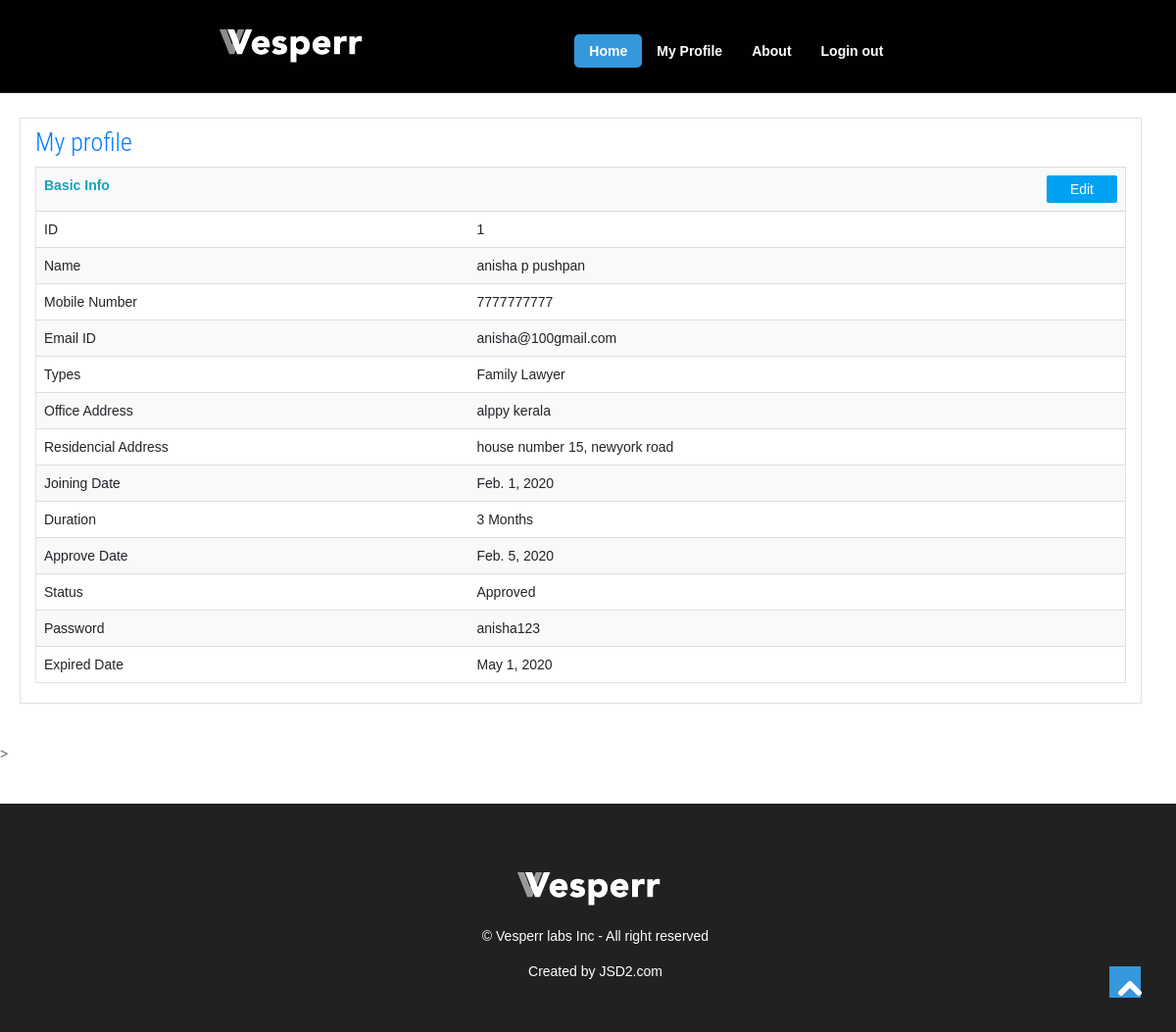
The app's page /profileview/ (signed in) with its own data.
### tba_app/models.py (models this page shows)
class registration(models.Model):
    name=models.CharField(max_length=20)
    mobileno=models.CharField(max_length=12)
    emailid=models.EmailField()
    types=models.CharField(max_length=20)
    officeadd=models.CharField(max_length=30)
    residenceadd=models.CharField(max_length=30)
    joiningdate=models.DateField()
    duration=models.CharField(max_length=20)
    approvedate=models.DateField(null=True,blank=True)
    status=models.CharField(max_length=20,null=True,blank=True)
    password=models.CharField(max_length=20,null=True,blank=True)
    expirydate=models.DateField(null=True,blank=True,default='2020-12-12')

### tba_app/views.py (the view)
# urls.py: path('profileview/', views.viewprofile,name='profileview'),
def viewprofile(request):
    queryset=registration.objects.all().filter(emailid=request.session['emailid'])
    return render(request,'profileview.html',{'authors':queryset})

### tba_app/templates/profileview.html (shortened to what this page needs)
<!doctype html>
<html lang="en">
<head>
   {%load static%}
   <link href="{%static 'css/bootstrap.min.css' %}" rel="stylesheet" />
  <link href="{%static 'css/bootstrap.css' %}" rel="stylesheet" />
  <link href="{%static 'css/bootstrap-responsive.css' %}" rel="stylesheet" />
  <link href="{%static 'css/prettyPhoto.css' %}" rel="stylesheet" />
  <link href="{%static 'css/animate.css' %}" rel="stylesheet" />
  <link href="{%static 'css/style.css' %}" rel="stylesheet" />
  <link href="{%static 'color/default.css' %}" rel="stylesheet" />
</head>
<body>
  <header>
    <div id="topnav" class="navbar navbar-fixed-top default">
      <div class="navbar-inner">
        <div class="container">
          <div class="logo">
            <a href="index.html"><img src="assets/img/logo.png" alt="" /></a>
          </div>
          <div class="navigation">
            <nav>
              <ul class="nav pull-right">
                <li class="current"><a href="#">Home</a></li>
                <li><a href="{% url 'profileview' %}">My Profile</a></li>
                <li><a href="#about">About</a></li>
                <li><a href="{% url 'index' %}">Login out </a></li>
              </ul>
            </nav>
          </div>
        </div>
      </div>
    </div>
  </header>
  <section>
      <div class="container">
          <div class="row border ">
              <div class="col-md-6" >
                  <h3 class="text-primary head">My profile</h3>
              </div>
            <div class="col-md-12">
                <table class="border table table-striped bg-table">
                    <tr>
                        <th class="text-info">Basic Info</th>
                        <th class="text-right"><a class="btn btn-primary text-white px-4" href="{% url 'editprofile' %}">Edit</a>
                        </th>
                    </tr>
                    {%if authors%}
                    {%for i in authors%}
                    <tr>
                        <td class="font-weight-border">ID</td>
                        <td>{{i.id}}</td>
                    </tr>
                    <tr>
                        <td class="font-weight-border">Name</td>
                        <td>{{i.name}}</td>
                    </tr>
                    <tr>
                        <td class="font-weight-border">Mobile Number</td>
                        <td>{{i.mobileno}}</td>
                    </tr>
                    <tr>
                        <td class="font-weight-border">Email ID</td>
                        <td>{{i.emailid}}</td>
                    </tr>
                    <tr>
                        <td class="font-weight-border">Types</td>
                        <td>{{i.types}}</td>
                    </tr>
                    <tr>
                        <td class="font-weight-border">Office Address</td>
                        <td>{{i.officeadd}}</td>
                    </tr>
                    <tr>
                        <td class="font-weight-border">Residencial Address</td>
                        <td>{{i.residenceadd}}</td>
                    </tr>
                    <tr>
                        <td class="font-weight-border">Joining Date</td>
                        <td>{{i.joiningdate}}</td>
                    </tr>
                    <tr>
                        <td class="font-weight-border">Duration</td>
                        <td>{{i.duration}}</td>
                    </tr>
                    <tr>
                        <td class="font-weight-border">Approve Date</td>
                        <td>{{i.approvedate}}</td>
                    </tr>
                    <tr>
                        <td class="font-weight-border">Status</td>
                        <td>{{i.status}}</td>
                    </tr>
                    <tr>
                        <td class="font-weight-border">Password</td>
                        <td>{{i.password}}</td>
                    </tr>
                    <tr>
                        <td class="font-weight-border">Expired Date</td>
                        <td>{{i.expirydate}}</td>
                    </tr>
                    {%endfor %}
                    {%endif %}
                </table>
            </div>
          </div>
        </div>
    </div>>
  </section>
  <footer>
    <div class="verybottom">
      <div class="container">
        <div class="row">
          <div class="span12">
            <div class="aligncenter">
              <div class="logo">
                <a class="brand" href="index.html"><img src="assets/img/logo.png" alt="" /></a>
              </div>
              <p>
                &copy; Vesperr labs Inc - All right reserved
              </p>
              <div class="credits">
                Created by JSD2.com</a>
              </div>
            </div>
          </div>
        </div>
      </div>
    </div>
  </footer>
  <a href="#" class="scrollup"><i class="icon-chevron-up icon-square icon-48 active"></i></a>
</body>
</html>

### tba_app/static/css/style.css (style rules this page uses)
body { margin: 0; padding:0; font-family: Arial, Tahoma, Verdana, Sans-serif; font-size: 14px; line-height: 1.6em; color: #666; background-color: #ffffff; }
h1, h2, h3, h4, h5, h6 { font-family: 'Roboto Condensed', sans-serif; line-height:1.1em; color: #3a3a3a; font-weight:300; margin-bottom:10px; }
h3 { font-size: 26px; }
section { padding:120px 0 40px 0; }
.container { padding: 0 20px 0 20px; }
.row { margin-bottom:40px; }
header { position:relative; }
header .logo { float:left; margin:30px 0 0; }
.navigation { margin:30px 0 0; }
.navbar { padding:0 0 20px; margin:0; }
.navbar .nav { margin: 0 0 0 0; }
.navbar .nav > li > a { float: none; color: #fff; line-height:1em; text-decoration: none; text-shadow:none; z-index:100; outline:0; font-weight:bold; }
.navbar .nav > .current { color:#fff; -webkit-border-radius: 5px; -moz-border-radius: 5px; border-radius: 5px; }
.default { background:#010101; border-bottom:1px solid #222; }
.scrollup { position:fixed; width:48px; height:48px; bottom:20px; right:20px; }
a.scrollup { outline:0; }
[class^="icon-"], [class*=" icon-"] { float:none; }
.icon-square, .icon-rounded, .icon-plain, .icon-circled { margin: 10px 10px 10px 0; display: inline-block !important; text-align: center !important; color: #fff; width: 18px; height: 18px; padding:3px; font-size: 12px; line-height: 18px; text-shadow:none; cursor: pointer; }
.icon-square { background-color: #444; }
[class^="icon-"], [class*=" icon-"] { margin-top: 1px; margin-right: .3em; }
.icon-48 { width: 32px; height: 32px; padding:8px; font-size: 28px; line-height: 30px; }
footer { float:left; width:100%; background:#212121; color:#fff; margin:0; padding:40px 0 0 0; }
footer .verybottom { padding:30px 0 10px 0; }
.aligncenter { margin:0 auto; text-align:center; }
.aligncenter img, img.aligncenter { margin-bottom:20px; }

### tba_app/static/color/default.css (style rules this page uses)
a { color: #3498db; }
[class^="icon-"].active, [class*=" icon-"].active { background-color: #3498db; }
ul.nav li.current { background: #3498db; }

### tba_app/static/css/overwrite.css (style rules this page uses)
img { max-width: 100%; width: auto\9; height: auto; vertical-align: middle; border: 0; -ms-interpolation-mode: bicubic; }
img { margin-bottom:10px; }
p { font-size: 14px; line-height:1.6em; margin-bottom: 1em; }
a { outline:0; text-decoration: none; }
.btn { display: inline-block; *display: inline; *zoom: 1; padding: 4px 12px; margin-bottom: 0; font-size: 14px; line-height: 20px; text-align: center; vertical-align: middle; cursor: pointer; color: #333333; text-shadow: 0 1px 1px rgba(255, 255, 255, 0.75); background-color: #efefef; background-image:none; border-color: rgba(0, 0, 0, 0.1) rgba(0, 0, 0, 0.1) rgba(0, 0, 0, 0.25); *background-color: #dddddd; filter: progid:DXImageTransform.Microsoft.gradient(enabled = false); border: 1px solid #bbbbbb; *border: 0; border-bottom-color: #a2a2a2; -webkit-border-radius: 2px; -moz-border-radius: 2px; border-radius: 2px; *margin-left: .3em; -webkit-box-shadow: none; -moz-box-shadow: none; box-shadow: none; }
.btn:first-child { *margin-left: 0; }
.navbar-inner { min-height: 40px; padding-right: 20px; padding-left: 20px; background: none; background-image: none; border: none; border:none; -webkit-border-radius: 0; -moz-border-radius: 0; border-radius: 0; *zoom: 1; -webkit-box-shadow: none; -moz-box-shadow: none; box-shadow: none; }
.btn { border:none; }
.btn-primary { color: #ffffff; text-shadow: none; background: #00a1f1; border-color: none; *background-color: #00a1f1; filter: progid:DXImageTransform.Microsoft.gradient(enabled = false); }
.navbar-inner { -webkit-border-radius: 0; -moz-border-radius: 0; border-radius: 0; -webkit-box-shadow: none; -moz-box-shadow: none; box-shadow: none; }
.navbar-fixed-top .navbar-inner, .navbar-fixed-bottom .navbar-inner { padding-left: 0; padding-right: 0; -webkit-border-radius: 0; -moz-border-radius: 0; border-radius: 0; }
.navbar-fixed-top { top: 0; }
.navbar-fixed-top .navbar-inner, .navbar-static-top .navbar-inner { -webkit-box-shadow: none; -moz-box-shadow: none; box-shadow: none; }

### records on screen
registration: id "1", name "anisha p pushpan", mobileno "7777777777", emailid "anisha@100gmail.com", types "Family Lawyer", officeadd "alppy kerala", residenceadd "house number 15, newyork road", joiningdate "Feb. 1, 2020", duration "3 Months", approvedate "Feb. 5, 2020", status "Approved", password "anisha123", expirydate "May 1, 2020"
